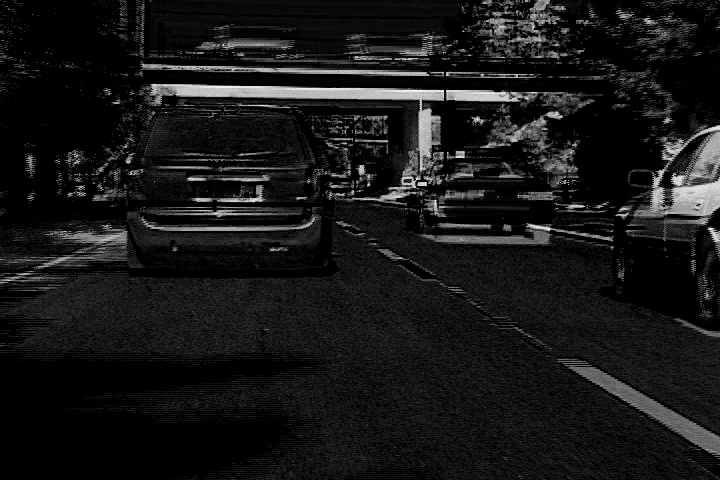
#> input picture Images/error_car.jpg, 720 x 480 px, given in place of frame0150.jpg, which was not available
$ python newko.py   (older library calls are emulated)
#> lines starting #> are read from the running program, lines starting #| are printed output that depends on the picture
import argparse
import sys
import os, sys
import numpy as np
from numpy import linalg as LA
from numpy import linalg as la
from matplotlib import pyplot as plt
import math
from PIL import Image
import scipy.ndimage as nd
import random
from scipy.interpolate import RectBivariateSpline

try:
    sys.path.remove('/opt/ros/kinetic/lib/python2.7/dist-packages')
except:
    pass
import cv2

def hessian(steepest_descent_matrix):
    #steepest_descent_matrix_t=np.transpose(steepest_descent_matrix)
    hessian=np.dot(steepest_descent_matrix.T,steepest_descent_matrix)
    #print(hessian,'hessian')
    return hessian

def delta_p(hessian,steepest_descent_matrix,error):
    non_singular=0
    #inv_hessian=np.linalg.inv(hessian+non_singular*np.eye(6))
    inv_hessian=np.linalg.pinv(hessian)
    steepest_descent_matrix_t=np.transpose(steepest_descent_matrix)
    SD=np.dot(steepest_descent_matrix.T,error.T)
    delta_p=np.dot(inv_hessian,SD)
    return delta_p


def gradient(image):
    gray=image
    sobelx = cv2.Sobel(gray,cv2.CV_64F,1,0,ksize=3)
    sobely = cv2.Sobel(gray,cv2.CV_64F,0,1,ksize=3)
    return sobelx,sobely

def affine(m,points):
    points_result=np.dot(m,points.T)
    return points_result.T

def convert_lab(image):
   clahe = cv2.createCLAHE(clipLimit=1., tileGridSize=(1,1))
   lab = cv2.cvtColor(image, cv2.COLOR_BGR2LAB)
   l, a, b = cv2.split(lab)
   l2 = clahe.apply(l)
   lab = cv2.merge((l2,a,b))
   img2 = cv2.cvtColor(lab, cv2.COLOR_LAB2BGR)
   return img2

def point_matrix(points):
    a=(points[1,0]-points[0,0])+1
    b=(points[1,1]-points[0,1])+1
    #print(a)
    #print(b)
    value=a*b
    #print(value,'value')
    matrix=np.ones((3,value))
    index=0
    for Y in range(points[0,1],points[1,1]+1):
        for X in range(points[0,0],points[1,0]+1):
            matrix[0,index]=X
            matrix[1,index]=Y
            matrix[2,index]=1
            index=index+1
    #print()
    return matrix

def error_calculate(template,image,points,pts_img):
    grayImage=image
    shape=points.shape[0]
    error=np.zeros((shape,1))
    for i in range (shape):
        a=int(points[i,0])
        b=int(points[i,1])
        c=int(pts_img[i,0])
        d=int(pts_img[i,1])
        error[i,0]=template[a,b]-grayImage[c,d]
        #print(template[a,b],grayImage[c,d])
        #print(error,'error')
    return error

def affine_new(T_x_coordinates,p,points):
    x1,x2=points[0,0],points[1,0]
    y1,y2=points[0,1],points[1,1]
    vtx=np.array([[x1,x1,x2,x2],[y1,y2,y2,y1],[1,1,1,1]])
    affine_mat =np.zeros((2,3))
    count =0
    for i in range(3):
        for j in range(2):
            affine_mat[j,i]= p[count,0]
            count =count+1
    affine_mat+=w
    new_vtx=np.dot(affine_mat,vtx)
    new_pts=(np.dot(affine_mat,T_x_coordinates)).astype(int)
    return new_pts,new_vtx

def descent(sobelx,sobely,affine_coords,temp):
    sobelx_arr=img_intent.copy()
    sobely_arr=img_intent.copy()
    sobelx_arr[0,:]=sobelx[affine_coords[1,:],affine_coords[0,:]]
    sobely_arr[0,:]=sobely[affine_coords[1,:],affine_coords[0,:]]
    img1=sobelx_arr*temp[0,:]
    img2=sobely_arr*temp[0,:]
    img3=sobelx_arr*temp[1,:]
    img4=sobely_arr*temp[1,:]
    descent_img=np.vstack((img1,img2,img3,img4, sobelx_arr, sobely_arr)).T
    return descent_img

def affineLKtracker(temp,tmp_array,gray,points,p):
    diff=2
    img_x,img_y=gradient(gray)


    while (diff>0.03):

        print(p)
        print(diff)
        new_pts,new_vtx=affine_new(temp,p,points)
        #pts_img=affine(m,points)
        #print(pts_img)
        #Step 1
        new_img = img_intent.copy()
        #img_x_array = np.zeros((1,new_pts.shape[1]))
        #img_y_array = np.zeros((1,new_pts.shape[1]))

        new_img[0,:]=gray[new_pts[1,:],new_pts[0,:]]
        error=tmp_array-new_img
        descent_img=descent(img_x,img_y,new_pts,temp)

        hessian_mat=hessian(descent_img)
        deltap=delta_p(hessian_mat,descent_img,error)

        diff=np.linalg.norm(deltap)
        p = np.reshape(p,(6,1))
        p = p+deltap
    return p,new_vtx

def gray_intensity(template,image):
    #gray=cv2.cvtColor(image.copy(),cv2.COLOR_BGR2GRAY)
    T_mean=np.mean(template)
    I_mean=np.mean(image)
    gray=(image*(T_mean/I_mean)).astype(float)
    return gray

def car(i):
    if i<100:
        image=cv2.imread('data/car/frame00%d.jpg'%i)
    else:
        image=cv2.imread('data/car/frame0%d.jpg'%i)
    return image,20,281

def vase(i):
    if i<100:
        image=cv2.imread('data/vase/00%d.jpg'%i)
    else:
        image=cv2.imread('data/vase/0%d.jpg'%i)
    return image,19,170

def human(i):
    if i<100:
        image=cv2.imread('data/human/00%d.jpg'%i)
    else:
        image=cv2.imread('data/human/0%d.jpg'%i)
    return image,140,341

def Pipeline():
    vidObj = cv2.VideoCapture()
    count=0
    img_array=[]
    image,start,end=car(150)
#> in car, image is the input picture: shape (480, 720, 3); min 0, max 252, mean 23.4
#> start = 20; end = 281
    #image,start,end=human(150)
    #image,start,end=vase(150)
    for i in range(start,end):
        image,start,end=car(i)
#> call 2 of car, with i = 20
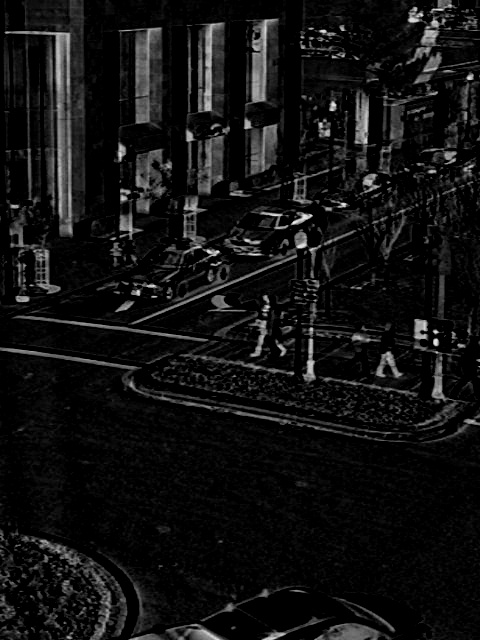
#> input picture Images/error_human.jpg, 480 x 640 px, given in place of frame0020.jpg, which was not available
#> in car, image is the input picture: shape (640, 480, 3); min 0, max 237, mean 17.6
        #image,start,end=human(i)
        #image,start,end=vase(i)
        image=convert_lab(image)
#> in convert_lab, `lab = cv2.cvtColor(image, cv2.COLOR_BGR2LAB)`: lab: shape (640, 480, 3); mean of channels 0, 1, 2 17.7, 128, 128
#> in convert_lab, `l, a, b = cv2.split(lab)`: a: shape (640, 480); every value is 128
#> in convert_lab, `l2 = clahe.apply(l)`:
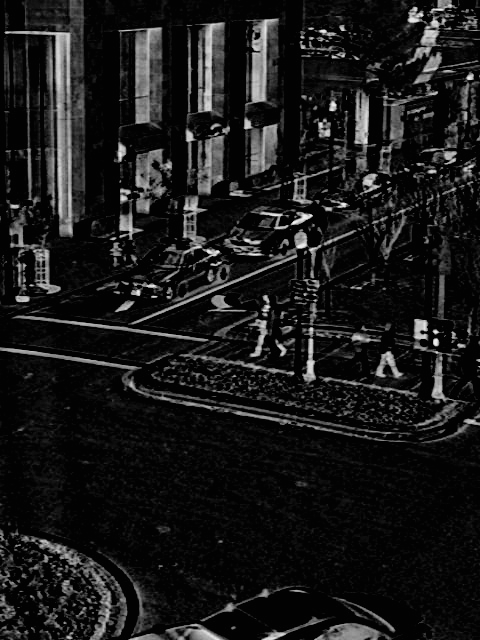
#> l2: shape (640, 480); min 2, max 243, mean 25.4
#> in convert_lab, `lab = cv2.merge((l2,a,b))`: lab: shape (640, 480, 3); mean of channels 0, 1, 2 25.4, 128, 128
        height,width,layers=image.shape
#> height = 640; width = 480; layers = 3
        size = (width,height)
#> size = (480, 640)
        gray_img=cv2.cvtColor(image,cv2.COLOR_BGR2GRAY)
        #image_mean=np.mean(gray_img)
        #-----------------------------------------------------------------
        if count==0:
            #temp_mean=image_mean
            #global I
            template=image.copy()
            # [4 lines of commented-out code are left out]
            temp=point_matrix(points)


            p=np.zeros((6,1))
            temp_affine=(np.dot(w,temp)).astype(int)
            #tmp_array = np.zeros((1,temp_affine.shape[1]))
            tmp_array=img_intent.copy()
            tmp_array[0,:]=gray_img[temp_affine[1,:],temp_affine[0,:]]
        #------------------------------------------------------------------
        gray=gray_intensity(template,gray_img)
#> in gray_intensity, `T_mean=np.mean(template)`: T_mean = 25.54
#> in gray_intensity, `I_mean=np.mean(image)`: I_mean = 25.57
        #sobelx,sobely = gradient(gray)
        #count+=1
        p,new_vtx=affineLKtracker(temp,tmp_array,gray,points,p)
#> in gradient, `sobelx = cv2.Sobel(gray,cv2.CV_64F,1,0,ksize=3)`:
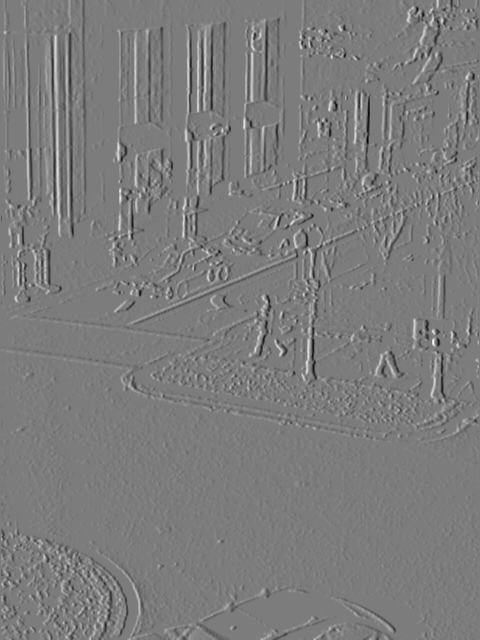
#> sobelx: shape (640, 480) float64; min -866.1, max 910, mean 0; drawn with min black and max white
#> in gradient, `sobely = cv2.Sobel(gray,cv2.CV_64F,0,1,ksize=3)`:
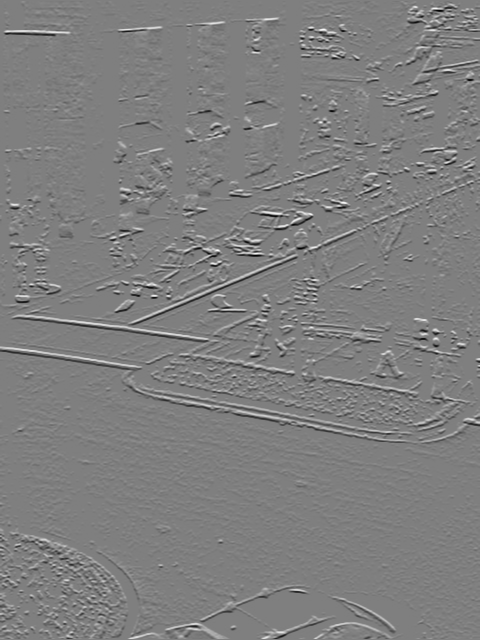
#> sobely: shape (640, 480) float64; min -924, max 928, mean 0.5; drawn with min black and max white
#> the loop in affineLKtracker, `while (diff>0.03): ` made 1 pass
#> diff on pass 1: 3.08e-05
#> p = [6.47e-08, 3.97e-08, 1.56e-10, 4.63e-08, -2.12e-05, -2.24e-05]; new_vtx = [[122, 122, 341, 341], [100, 281, 281, 100]]

        rect_img = cv2.polylines(image,  np.int32([new_vtx.T]),  1,  (0, 0, 200),  2)
        #cv2.imshow('rect',rect_img)
        print(count)
        count += 1
        print('Frame processing index')
        print(i)
#| 20
        cv2.imwrite('%d.jpg' %count,rect_img)
        img_array.append(rect_img)
        success, image = vidObj.read()

    return img_array,size

def video(img_array,size):
    video=cv2.VideoWriter('car1.avi',cv2.VideoWriter_fourcc(*'DIVX'), 16.0,size)
    for i in range(len(img_array)):
        video.write(img_array[i])
    video.release()
# main
if __name__ == '__main__':

    # Calling the function
    points=np.mat([[122, 100],[341, 281]])
    #points=np.mat([[265,297],[281,359]])
    #points=np.mat([[123,71],[172,151]])
    template_size=(points[1,0]-points[0,0]+1)*(points[1,1]-points[0,1]+1)
    w=np.mat([[1,0,0],[0,1,0]])
    img_intent=np.zeros((1,template_size))
#> (the run stopped early here; a loop or call above may not have finished)
